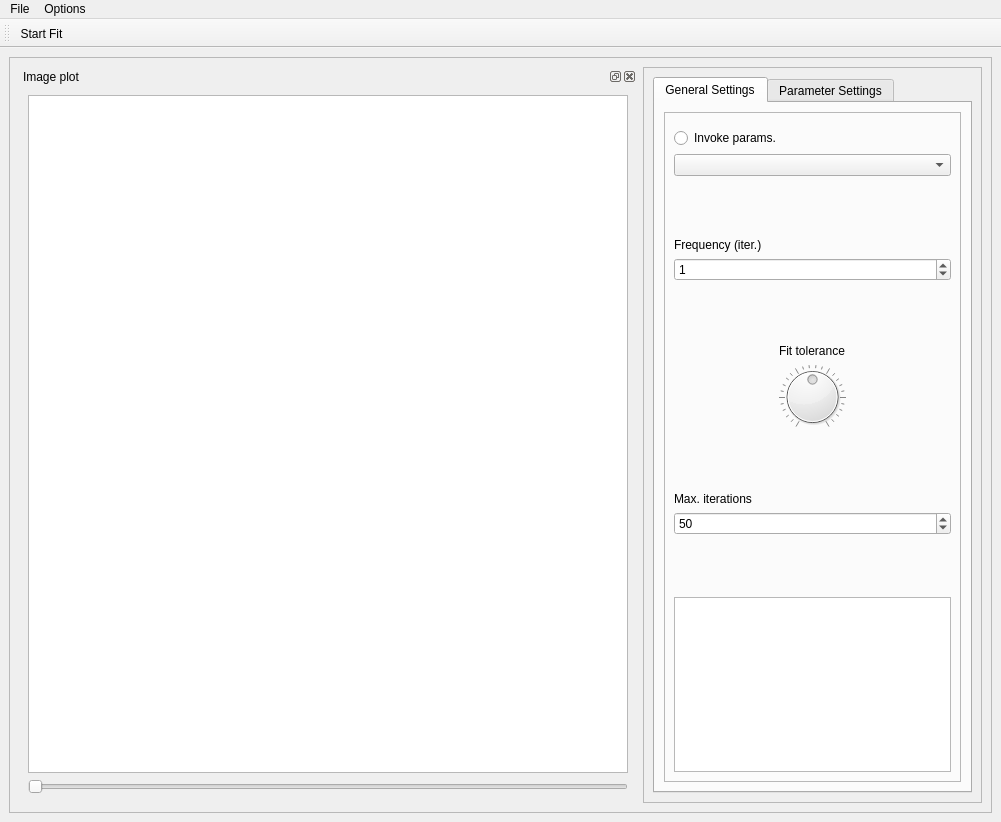
<?xml version="1.0" encoding="UTF-8"?>
<ui version="4.0">
 <class>MainWindow</class>
 <widget class="QMainWindow" name="MainWindow">
  <property name="geometry">
   <rect>
    <x>0</x>
    <y>0</y>
    <width>1001</width>
    <height>822</height>
   </rect>
  </property>
  <property name="windowTitle">
   <string>qudi: CW ODMR GPUFit</string>
  </property>
  <widget class="QWidget" name="centralwidget">
   <property name="sizePolicy">
    <sizepolicy hsizetype="Expanding" vsizetype="Expanding">
     <horstretch>0</horstretch>
     <verstretch>0</verstretch>
    </sizepolicy>
   </property>
   <layout class="QHBoxLayout" name="horizontalLayout">
    <item>
     <widget class="QFrame" name="frame_2">
      <property name="frameShape">
       <enum>QFrame::StyledPanel</enum>
      </property>
      <property name="frameShadow">
       <enum>QFrame::Raised</enum>
      </property>
      <layout class="QHBoxLayout" name="horizontalLayout_2">
       <item>
        <widget class="QSplitter" name="splitter">
         <property name="orientation">
          <enum>Qt::Horizontal</enum>
         </property>
         <widget class="QDockWidget" name="image_plot_DockWidget_2">
          <property name="sizePolicy">
           <sizepolicy hsizetype="Expanding" vsizetype="Expanding">
            <horstretch>0</horstretch>
            <verstretch>0</verstretch>
           </sizepolicy>
          </property>
          <property name="minimumSize">
           <size>
            <width>600</width>
            <height>600</height>
           </size>
          </property>
          <property name="windowTitle">
           <string>Image plot</string>
          </property>
          <widget class="QWidget" name="dockWidgetContents_2">
           <property name="minimumSize">
            <size>
             <width>100</width>
             <height>100</height>
            </size>
           </property>
           <layout class="QVBoxLayout" name="verticalLayout_2">
            <item>
             <widget class="PlotWidget" name="image_PlotWidget_2">
              <property name="sizePolicy">
               <sizepolicy hsizetype="Expanding" vsizetype="Expanding">
                <horstretch>0</horstretch>
                <verstretch>0</verstretch>
               </sizepolicy>
              </property>
              <property name="minimumSize">
               <size>
                <width>600</width>
                <height>600</height>
               </size>
              </property>
              <property name="transformationAnchor">
               <enum>QGraphicsView::AnchorUnderMouse</enum>
              </property>
             </widget>
            </item>
            <item>
             <widget class="QSlider" name="img_horizontalSlider">
              <property name="pageStep">
               <number>1</number>
              </property>
              <property name="orientation">
               <enum>Qt::Horizontal</enum>
              </property>
             </widget>
            </item>
           </layout>
          </widget>
         </widget>
        </widget>
       </item>
       <item>
        <widget class="QFrame" name="frame">
         <property name="frameShape">
          <enum>QFrame::StyledPanel</enum>
         </property>
         <property name="frameShadow">
          <enum>QFrame::Raised</enum>
         </property>
         <layout class="QGridLayout" name="gridLayout_5">
          <item row="0" column="0">
           <widget class="QTabWidget" name="tabWidget">
            <property name="maximumSize">
             <size>
              <width>16777215</width>
              <height>16777215</height>
             </size>
            </property>
            <property name="currentIndex">
             <number>0</number>
            </property>
            <widget class="QWidget" name="settings_Tab">
             <attribute name="title">
              <string>General Settings</string>
             </attribute>
             <layout class="QVBoxLayout" name="verticalLayout_5">
              <item>
               <widget class="QFrame" name="frame_3">
                <property name="sizePolicy">
                 <sizepolicy hsizetype="Expanding" vsizetype="Preferred">
                  <horstretch>0</horstretch>
                  <verstretch>0</verstretch>
                 </sizepolicy>
                </property>
                <property name="maximumSize">
                 <size>
                  <width>16777215</width>
                  <height>16777215</height>
                 </size>
                </property>
                <property name="frameShape">
                 <enum>QFrame::StyledPanel</enum>
                </property>
                <property name="frameShadow">
                 <enum>QFrame::Raised</enum>
                </property>
                <layout class="QGridLayout" name="gridLayout_3">
                 <item row="8" column="0">
                  <layout class="QVBoxLayout" name="verticalLayout_3">
                   <item>
                    <widget class="QLabel" name="label_3">
                     <property name="sizePolicy">
                      <sizepolicy hsizetype="Expanding" vsizetype="Preferred">
                       <horstretch>0</horstretch>
                       <verstretch>0</verstretch>
                      </sizepolicy>
                     </property>
                     <property name="text">
                      <string>Max. iterations</string>
                     </property>
                    </widget>
                   </item>
                   <item>
                    <widget class="QSpinBox" name="max_iterations_spinBox">
                     <property name="sizePolicy">
                      <sizepolicy hsizetype="Expanding" vsizetype="Fixed">
                       <horstretch>0</horstretch>
                       <verstretch>0</verstretch>
                      </sizepolicy>
                     </property>
                     <property name="maximum">
                      <number>1000</number>
                     </property>
                     <property name="value">
                      <number>50</number>
                     </property>
                    </widget>
                   </item>
                  </layout>
                 </item>
                 <item row="9" column="0">
                  <spacer name="verticalSpacer_4">
                   <property name="sizePolicy">
                    <sizepolicy hsizetype="Expanding" vsizetype="Expanding">
                     <horstretch>0</horstretch>
                     <verstretch>0</verstretch>
                    </sizepolicy>
                   </property>
                   <property name="orientation">
                    <enum>Qt::Vertical</enum>
                   </property>
                   <property name="sizeHint" stdset="0">
                    <size>
                     <width>20</width>
                     <height>91</height>
                    </size>
                   </property>
                  </spacer>
                 </item>
                 <item row="6" column="0">
                  <layout class="QVBoxLayout" name="verticalLayout_4">
                   <item alignment="Qt::AlignHCenter|Qt::AlignVCenter">
                    <widget class="QLabel" name="label_2">
                     <property name="sizePolicy">
                      <sizepolicy hsizetype="Expanding" vsizetype="Preferred">
                       <horstretch>0</horstretch>
                       <verstretch>0</verstretch>
                      </sizepolicy>
                     </property>
                     <property name="text">
                      <string>Fit tolerance</string>
                     </property>
                    </widget>
                   </item>
                   <item>
                    <widget class="QDial" name="tolerance_dial">
                     <property name="sizePolicy">
                      <sizepolicy hsizetype="Expanding" vsizetype="Preferred">
                       <horstretch>0</horstretch>
                       <verstretch>0</verstretch>
                      </sizepolicy>
                     </property>
                     <property name="maximum">
                      <number>100</number>
                     </property>
                     <property name="singleStep">
                      <number>1</number>
                     </property>
                     <property name="value">
                      <number>50</number>
                     </property>
                     <property name="wrapping">
                      <bool>false</bool>
                     </property>
                     <property name="notchesVisible">
                      <bool>true</bool>
                     </property>
                    </widget>
                   </item>
                  </layout>
                 </item>
                 <item row="7" column="0">
                  <spacer name="verticalSpacer_3">
                   <property name="sizePolicy">
                    <sizepolicy hsizetype="Expanding" vsizetype="Expanding">
                     <horstretch>0</horstretch>
                     <verstretch>0</verstretch>
                    </sizepolicy>
                   </property>
                   <property name="orientation">
                    <enum>Qt::Vertical</enum>
                   </property>
                   <property name="sizeHint" stdset="0">
                    <size>
                     <width>20</width>
                     <height>91</height>
                    </size>
                   </property>
                  </spacer>
                 </item>
                 <item row="1" column="0">
                  <widget class="QRadioButton" name="invoke_params_radioButton">
                   <property name="sizePolicy">
                    <sizepolicy hsizetype="Expanding" vsizetype="Fixed">
                     <horstretch>0</horstretch>
                     <verstretch>0</verstretch>
                    </sizepolicy>
                   </property>
                   <property name="text">
                    <string>Invoke params.</string>
                   </property>
                  </widget>
                 </item>
                 <item row="2" column="0">
                  <widget class="QComboBox" name="fit_methods_comboBox">
                   <property name="sizePolicy">
                    <sizepolicy hsizetype="Expanding" vsizetype="Fixed">
                     <horstretch>0</horstretch>
                     <verstretch>0</verstretch>
                    </sizepolicy>
                   </property>
                   <property name="currentText">
                    <string/>
                   </property>
                  </widget>
                 </item>
                 <item row="5" column="0">
                  <spacer name="verticalSpacer_2">
                   <property name="sizePolicy">
                    <sizepolicy hsizetype="Expanding" vsizetype="Expanding">
                     <horstretch>0</horstretch>
                     <verstretch>0</verstretch>
                    </sizepolicy>
                   </property>
                   <property name="orientation">
                    <enum>Qt::Vertical</enum>
                   </property>
                   <property name="sizeHint" stdset="0">
                    <size>
                     <width>20</width>
                     <height>92</height>
                    </size>
                   </property>
                  </spacer>
                 </item>
                 <item row="4" column="0">
                  <layout class="QGridLayout" name="gridLayout">
                   <item row="0" column="0">
                    <widget class="QLabel" name="label">
                     <property name="sizePolicy">
                      <sizepolicy hsizetype="Expanding" vsizetype="Preferred">
                       <horstretch>0</horstretch>
                       <verstretch>0</verstretch>
                      </sizepolicy>
                     </property>
                     <property name="text">
                      <string>Frequency (iter.)</string>
                     </property>
                    </widget>
                   </item>
                   <item row="1" column="0">
                    <widget class="QSpinBox" name="frequency_spinBox">
                     <property name="sizePolicy">
                      <sizepolicy hsizetype="Expanding" vsizetype="Fixed">
                       <horstretch>0</horstretch>
                       <verstretch>0</verstretch>
                      </sizepolicy>
                     </property>
                     <property name="maximum">
                      <number>100</number>
                     </property>
                     <property name="value">
                      <number>1</number>
                     </property>
                    </widget>
                   </item>
                  </layout>
                 </item>
                 <item row="3" column="0">
                  <spacer name="verticalSpacer">
                   <property name="sizePolicy">
                    <sizepolicy hsizetype="Expanding" vsizetype="Expanding">
                     <horstretch>0</horstretch>
                     <verstretch>0</verstretch>
                    </sizepolicy>
                   </property>
                   <property name="orientation">
                    <enum>Qt::Vertical</enum>
                   </property>
                   <property name="sizeHint" stdset="0">
                    <size>
                     <width>20</width>
                     <height>91</height>
                    </size>
                   </property>
                  </spacer>
                 </item>
                 <item row="10" column="0">
                  <widget class="QTextBrowser" name="odmr_fit_results_DisplayWidget">
                   <property name="sizePolicy">
                    <sizepolicy hsizetype="Expanding" vsizetype="Expanding">
                     <horstretch>0</horstretch>
                     <verstretch>0</verstretch>
                    </sizepolicy>
                   </property>
                   <property name="minimumSize">
                    <size>
                     <width>125</width>
                     <height>175</height>
                    </size>
                   </property>
                   <property name="baseSize">
                    <size>
                     <width>0</width>
                     <height>1</height>
                    </size>
                   </property>
                   <property name="sizeAdjustPolicy">
                    <enum>QAbstractScrollArea::AdjustToContents</enum>
                   </property>
                   <property name="tabChangesFocus">
                    <bool>true</bool>
                   </property>
                  </widget>
                 </item>
                 <item row="0" column="0">
                  <widget class="QFrame" name="frame_4">
                   <property name="frameShape">
                    <enum>QFrame::StyledPanel</enum>
                   </property>
                   <property name="frameShadow">
                    <enum>QFrame::Raised</enum>
                   </property>
                  </widget>
                 </item>
                </layout>
               </widget>
              </item>
             </layout>
            </widget>
            <widget class="QWidget" name="param_tab">
             <attribute name="title">
              <string>Parameter Settings</string>
             </attribute>
            </widget>
           </widget>
          </item>
         </layout>
        </widget>
       </item>
      </layout>
     </widget>
    </item>
   </layout>
  </widget>
  <widget class="QMenuBar" name="menubar">
   <property name="geometry">
    <rect>
     <x>0</x>
     <y>0</y>
     <width>1001</width>
     <height>21</height>
    </rect>
   </property>
   <property name="sizePolicy">
    <sizepolicy hsizetype="Expanding" vsizetype="Minimum">
     <horstretch>0</horstretch>
     <verstretch>0</verstretch>
    </sizepolicy>
   </property>
   <widget class="QMenu" name="menuOptions">
    <property name="title">
     <string>Options</string>
    </property>
    <addaction name="actionSettings"/>
   </widget>
   <widget class="QMenu" name="menuFile">
    <property name="title">
     <string>File</string>
    </property>
    <addaction name="actionSave_XY_Scan"/>
   </widget>
   <addaction name="menuFile"/>
   <addaction name="menuOptions"/>
  </widget>
  <widget class="QToolBar" name="control_ToolBar">
   <property name="enabled">
    <bool>true</bool>
   </property>
   <property name="sizePolicy">
    <sizepolicy hsizetype="Expanding" vsizetype="Fixed">
     <horstretch>0</horstretch>
     <verstretch>0</verstretch>
    </sizepolicy>
   </property>
   <property name="windowTitle">
    <string>PID Controls</string>
   </property>
   <property name="toolButtonStyle">
    <enum>Qt::ToolButtonTextBesideIcon</enum>
   </property>
   <attribute name="toolBarArea">
    <enum>TopToolBarArea</enum>
   </attribute>
   <attribute name="toolBarBreak">
    <bool>false</bool>
   </attribute>
   <addaction name="start_fit"/>
  </widget>
  <action name="start_fit">
   <property name="checkable">
    <bool>true</bool>
   </property>
   <property name="icon">
    <iconset>
     <normaloff>../../artwork/icons/qudiTheme/22x22/auto_pois.png</normaloff>../../artwork/icons/qudiTheme/22x22/auto_pois.png</iconset>
   </property>
   <property name="text">
    <string>Start Fit</string>
   </property>
   <property name="toolTip">
    <string>Start the acquisition</string>
   </property>
  </action>
  <action name="image_plot_view_Action">
   <property name="checkable">
    <bool>true</bool>
   </property>
   <property name="text">
    <string>Image plot</string>
   </property>
   <property name="toolTip">
    <string>Show the Slow counter</string>
   </property>
  </action>
  <action name="actionClose">
   <property name="icon">
    <iconset>
     <normaloff>../../artwork/icons/oxygen/22x22/application-exit.png</normaloff>../../artwork/icons/oxygen/22x22/application-exit.png</iconset>
   </property>
   <property name="text">
    <string>&amp;Close</string>
   </property>
  </action>
  <action name="start_image_Action">
   <property name="checkable">
    <bool>true</bool>
   </property>
   <property name="icon">
    <iconset>
     <normaloff>../../artwork/icons/qudiTheme/22x22/start-counter.png</normaloff>
     <normalon>../../artwork/icons/qudiTheme/22x22/stop-counter.png</normalon>../../artwork/icons/qudiTheme/22x22/start-counter.png</iconset>
   </property>
   <property name="text">
    <string>Take Image</string>
   </property>
   <property name="toolTip">
    <string>Take an image</string>
   </property>
  </action>
  <action name="action_toggle_cooling">
   <property name="checkable">
    <bool>true</bool>
   </property>
   <property name="icon">
    <iconset>
     <normaloff>../../artwork/icons/oxygen/22x22/fan_off_icon_135650.ico</normaloff>
     <normalon>../../artwork/icons/oxygen/22x22/fan_icon_137646.ico</normalon>../../artwork/icons/oxygen/22x22/fan_off_icon_135650.ico</iconset>
   </property>
   <property name="text">
    <string>Toggle fan</string>
   </property>
  </action>
  <action name="actionSettings">
   <property name="icon">
    <iconset>
     <normaloff>../../artwork/icons/oxygen/22x22/configure.png</normaloff>../../artwork/icons/oxygen/22x22/configure.png</iconset>
   </property>
   <property name="text">
    <string>Settings</string>
   </property>
  </action>
  <action name="actionGain">
   <property name="text">
    <string>Gain</string>
   </property>
  </action>
  <action name="actionSave_XY_Scan">
   <property name="icon">
    <iconset>
     <normaloff>../../artwork/icons/oxygen/22x22/document-save.png</normaloff>../../artwork/icons/oxygen/22x22/document-save.png</iconset>
   </property>
   <property name="text">
    <string>Save Fit Preview</string>
   </property>
  </action>
 </widget>
 <customwidgets>
  <customwidget>
   <class>PlotWidget</class>
   <extends>QGraphicsView</extends>
   <header>pyqtgraph</header>
  </customwidget>
 </customwidgets>
 <resources/>
 <connections>
  <connection>
   <sender>actionClose</sender>
   <signal>triggered()</signal>
   <receiver>MainWindow</receiver>
   <slot>close()</slot>
   <hints>
    <hint type="sourcelabel">
     <x>-1</x>
     <y>-1</y>
    </hint>
    <hint type="destinationlabel">
     <x>219</x>
     <y>281</y>
    </hint>
   </hints>
  </connection>
 </connections>
</ui>
